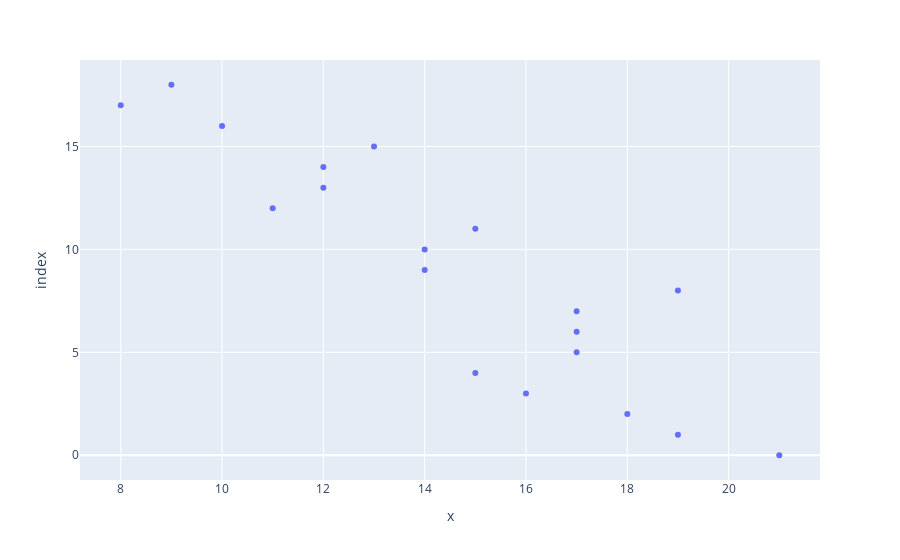

Write notebook code for a chart like this one.
### Markdown cell above
**Exercise.** Back to the data seen before, we want to compare a linear model to a qudratic one. Use bootstrap to decide whether a quadratic model is preferable over the linear one (or viceversa)

### Code cell
x = np.array([8.1, 8.4, 8.8, 8.7, 9, 9.1, 9.2, 9.3, 9.4, 9.6, 9.9, 10, 10, 10.5, 10.6, 10.6, 11.2, 11.8, 12.6])
y = np.array([21, 19, 18, 16, 15, 17, 17, 17, 19, 14, 14, 15, 11, 12, 12, 13, 10, 8, 9])

px.scatter(x,y)

### Figure 1 — Plotly figure (JSON) as saved in the notebook; plotly's stock layout.template omitted (floating-point values rounded to 4 significant figures)
{"data": [{"hovertemplate": "x=%{x}<br>index=%{y}<extra></extra>", "legendgroup": "", "marker": {"color": "#636efa", "symbol": "circle"}, "mode": "markers", "name": "", "orientation": "h", "showlegend": false, "type": "scatter", "x": [21, 19, 18, 16, 15, 17, 17, 17, 19, 14, 14, 15, 11, 12, 12, 13, 10, 8, 9], "xaxis": "x", "y": [0, 1, 2, 3, 4, 5, 6, 7, 8, 9, 10, 11, 12, 13, 14, 15, 16, 17, 18], "yaxis": "y"}], "layout": {"legend": {"tracegroupgap": 0}, "margin": {"t": 60}, "xaxis": {"anchor": "y", "domain": [0, 1], "title": {"text": "x"}}, "yaxis": {"anchor": "x", "domain": [0, 1], "title": {"text": "index"}}}}
